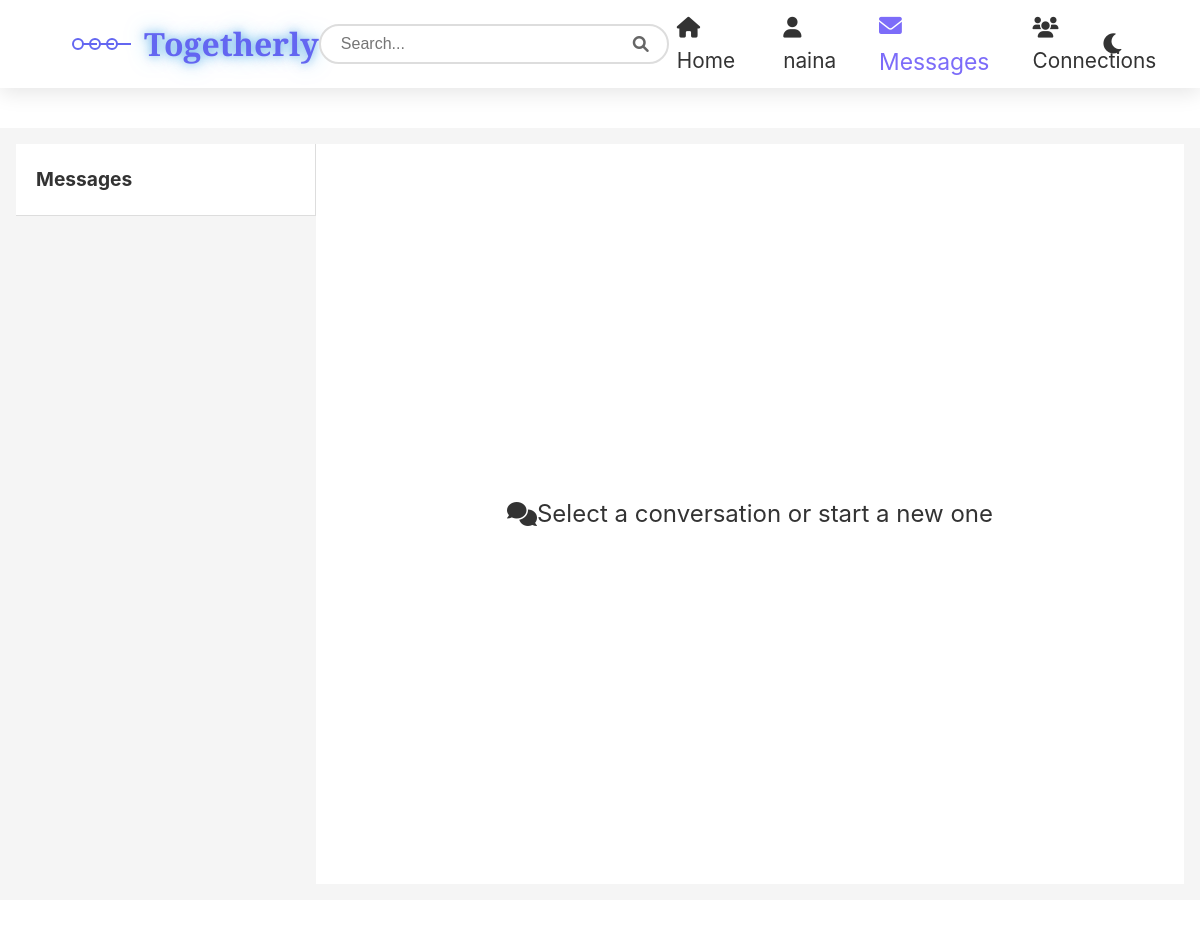
The app's page /messages (signed in), older data.
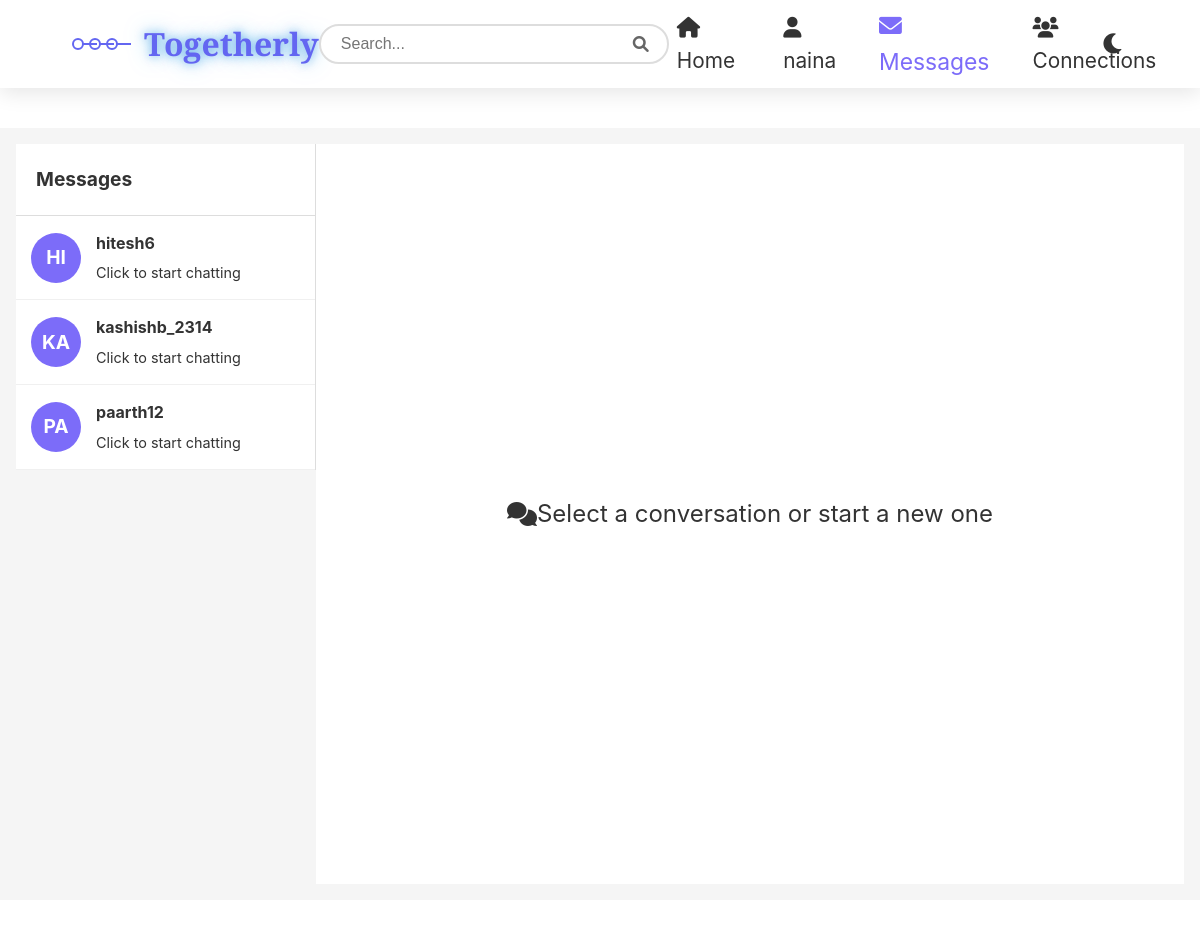
The same page, newer data.
### users/models.py (models this page shows)
class User(AbstractUser):
    email = models.EmailField(unique=True)

### messaging/views.py (the view)
# urls.py: path('', views.messaging_home, name='messaging'),
@login_required
def messaging_home(request):
    all_users = User.objects.exclude(
        Q(id=request.user.id) |  # Exclude current user
        Q(is_superuser=True)     # Exclude superusers
    ).select_related('userprofile').order_by('username')
    active_conversation = None
    messages = []
    other_user = None
    return render(request, 'messaging/messaging.html', {
        'all_users': all_users,
        'active_conversation': active_conversation,
        'messages': messages,
        'other_user': other_user
    })

### messaging/templates/messaging/messaging.html (shortened to what this page needs)
{% load static %}
<!DOCTYPE html>
<html lang="en">
<head>
  <link rel="stylesheet" href="{% static 'messaging/messaging.css' %}">
  <link rel="stylesheet" href="https://cdnjs.cloudflare.com/ajax/libs/font-awesome/6.0.0-beta3/css/all.min.css">
</head>
<body>
    <div class="navbar">
        <div class="logo">
            <div class="logo-icon">
                <div class="logo-circle"></div>
                <div class="logo-circle"></div>
                <div class="logo-circle"></div>
            </div>
            <span class="logo-text">Togetherly</span>
        </div>
        <div class="search-container">
            <div class="search-box">
                <input type="text" class="search-input" placeholder="Search...">
                <button class="search-btn" style="position: absolute; top: 0rem;">
                    <i class="fas fa-search"></i>
                </button>
            </div>
        </div>
        <div class="nav-links">
            {% if user.is_authenticated %}
                <div class="nav-item">
                    <a href="{% url 'home' %}"><i class="fas fa-home"></i> Home</a>
                </div>
                <div class="nav-item">
                    <a href="{% url 'profile' %}"><i class="fas fa-user"></i> {{ user.first_name|default:user.username }} </a>
                </div>
                <div class="nav-item">
                    <a href="{% url 'messaging' %}" style="color: #7c6cf9; transform: scale(1.1);"><i class="fas fa-envelope"></i> Messages</a>
                </div>
                <div class="nav-item">
                    <a href="{% url 'connections' %}"><i class="fas fa-users"></i> Connections</a>
                </div>
                <div class="nav-item">
                </div>
            {% endif %}
            <div class="nav-item">
                <button class="theme-toggle" id="themeToggle">
                    <i class="fas fa-moon"></i>
                </button>
            </div>
        </div>
    </div>
   <div class="content container">
        <aside class="sidebar" id="sidebar">
            <div class="sidebar-header">
                <span>Messages</span>
            </div>
            <ul class="conversations">
                {% for user in all_users %}
                    <li class="conversation-item">
                        <a href="{% url 'start_conversation' user.id %}" class="conversation-link">
                            <div class="avatar">
                                <div class="avatar-text">{{ user.username|make_list|slice:":2"|join:""|upper }}</div>
                            </div>
                            <div class="conversation-content">
                                <div class="name">
                                    <span>
                                        {% if user.userprofile.name %}
                                            {{ user.userprofile.name }}
                                        {% else %}
                                            {{ user.username }}
                                        {% endif %}
                                    </span>
                                </div>
                                <div class="preview">
                                    {% if user.userprofile.bio %}
                                        {{ user.userprofile.bio|truncatechars:30 }}
                                    {% else %}
                                        Click to start chatting
                                    {% endif %}
                                </div>
                            </div>
                        </a>
                    </li>
                {% endfor %}
            </ul>
        </aside>
        <main class="chat-container" id="chat-container">
            {% if active_conversation %}
                <div class="chat-header">
                    <div class="chat-header-info">
                        <div class="avatar">
                                <div class="avatar-text">{{ other_user.username|make_list|slice:":2"|join:""|upper }}</div>
                        </div>
                        <div>
                            <h3>{{ other_user.get_full_name|default:other_user.username }}</h3>
                        </div>
                    </div>
                </div>
                <div class="chat-messages" id="chat-messages">
                    {% for message in messages %}
                        <div class="message {% if message.sender == user %}message-sent{% else %}message-received{% endif %}">
                            <p>{{ message.content }}</p>
                            <span class="message-time">{{ message.timestamp|date:"g:i A" }}</span>
                        </div>
                    {% endfor %}
                </div>
                <div class="chat-input-container" >
                    <form id="message-form" method="post" action="{% url 'conversation_detail' active_conversation.id %}" style="width: 100%; display: flex; justify-content: space-between; align-items: center;">
                        {% csrf_token %}
                        <input type="text" name="content" class="chat-input" id="message-input" placeholder="Type a message...">
                        <button type="submit" class="send-btn" id="send-btn">
                            <i class="fas fa-paper-plane"></i>
                        </button>
                    </form>
                </div>
            {% else %}
                <div class="no-conversation-selected" style="display: flex; justify-content: center; align-items: center; height: 100%;font-size: 1.5rem;">
                    <i class="fas fa-comments"></i>
                    <p>Select a conversation or start a new one</p>
                </div>
            {% endif %}
        </main>
    </div>
</body>
</html>

Row changes from the older to the newer data that the page shows:
added User: username|make_list "HI", username "hitesh6"
added User: username|make_list "KA", username "kashishb_2314", shows "Click to start chatting"
added User: username|make_list "PA", username "paarth12", shows "Click to start chatting"
